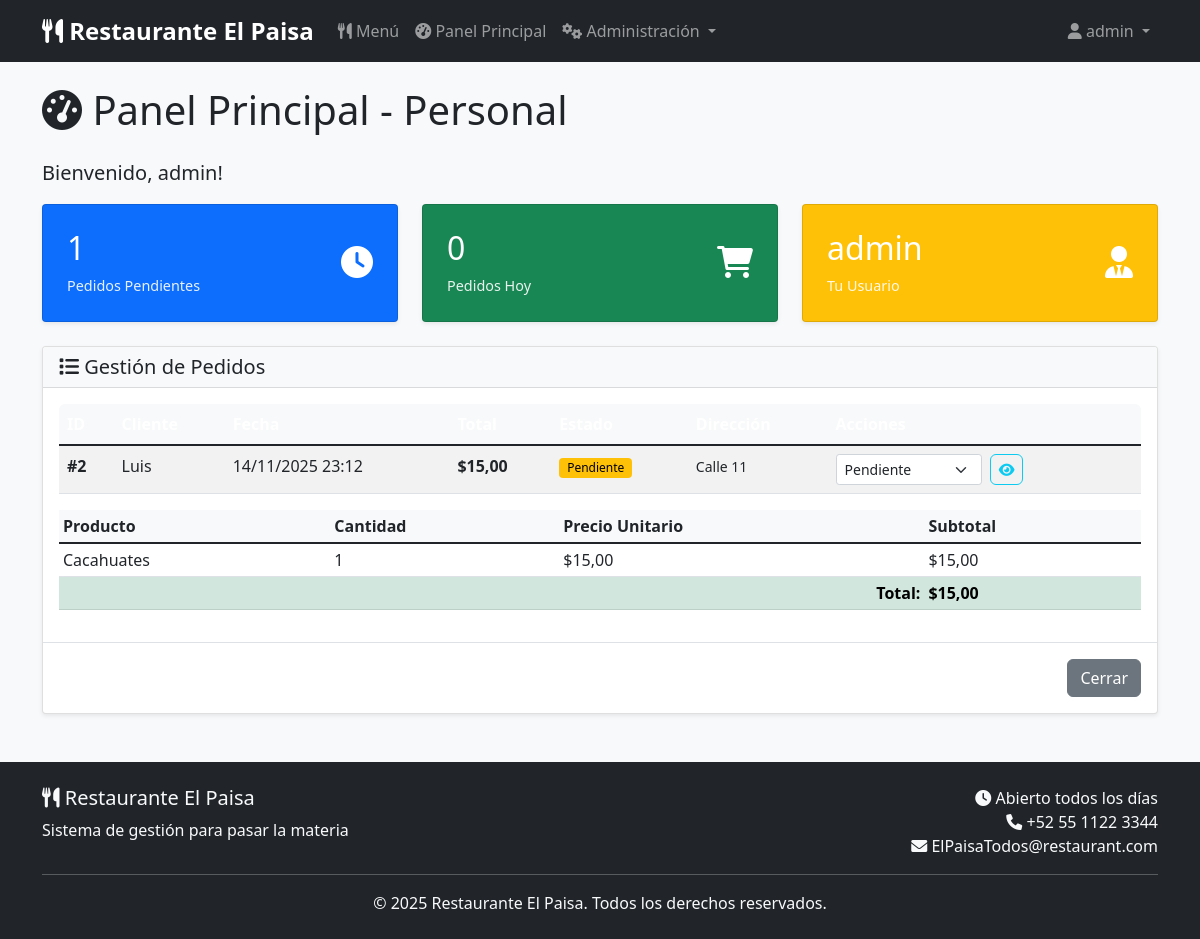
The app's page /personal/dashboard/ (signed in) with its own data.
### core/models.py (models this page shows, shortened)
class Usuario(AbstractUser):
    ROLES = (
        ('cliente', 'Cliente'),
        ('personal', 'Personal'),
        ('admin', 'Administrador'),
    )
    rol = models.CharField(max_length=10, choices=ROLES, default='cliente')
    telefono = models.CharField(max_length=15, blank=True, null=True)
    direccion = models.TextField(blank=True, null=True)

class Pedido(models.Model):
    ESTADOS = (
        ('pendiente', 'Pendiente'),
        ('confirmado', 'Confirmado'),
        ('en_preparacion', 'En Preparación'),
        ('listo', 'Listo para Entrega'),
        ('entregado', 'Entregado'),
        ('cancelado', 'Cancelado'),
    )
    cliente = models.ForeignKey(Usuario, on_delete=models.CASCADE, limit_choices_to={'rol': 'cliente'})
    fecha_pedido = models.DateTimeField(auto_now_add=True)
    estado = models.CharField(max_length=20, choices=ESTADOS, default='pendiente')
    total = models.DecimalField(max_digits=10, decimal_places=2, default=0)
    direccion_entrega = models.TextField(blank=True)
    notas = models.TextField(blank=True)

class ItemPedido(models.Model):
    pedido = models.ForeignKey(Pedido, related_name='items', on_delete=models.CASCADE)
    producto = models.ForeignKey(Menu, on_delete=models.CASCADE)
    cantidad = models.PositiveIntegerField(default=1)
    subtotal = models.DecimalField(max_digits=8, decimal_places=2)

class Menu(models.Model):
    categoria = models.ForeignKey(Categoria, on_delete=models.CASCADE)
    nombre = models.CharField(max_length=100)
    descripcion = models.TextField(blank=True)
    precio = models.DecimalField(max_digits=8, decimal_places=2)
    disponible = models.BooleanField(default=True)
    imagen = models.ImageField(upload_to='menu/', blank=True, null=True)
    restaurante = models.ForeignKey(Restaurante, on_delete=models.CASCADE)

### core/views.py (the view, shortened to what this page needs)
# urls.py: path('personal/dashboard/', views.personal_dashboard, name='personal_dashboard'),
@login_required
@user_passes_test(es_personal)
def personal_dashboard(request):
    pedidos_pendientes = Pedido.objects.exclude(estado__in=['entregado', 'cancelado']).count()
    pedidos_hoy = Pedido.objects.filter(fecha_pedido__date=datetime.now().date()).count()
    pedidos = Pedido.objects.exclude(estado__in=['entregado', 'cancelado']).order_by('fecha_pedido')
    context = {
        'pedidos': pedidos,
        'pedidos_pendientes': pedidos_pendientes,
        'pedidos_hoy': pedidos_hoy,
    }
    return render(request, 'core/personal_dashboard.html', context)

### core/views.py (called while the page is built)
def es_personal(user):
    return user.is_authenticated and user.rol in ['personal', 'admin']

### core/templates/core/personal_dashboard.html (shortened to what this page needs)
{% extends 'core/base.html' %}
{% block content %}
<div class="row">
    <div class="col-12">
        <h1 class="mb-4">
            <i class="fas fa-tachometer-alt"></i> Panel Principal - Personal
        </h1>
        <p class="lead">Bienvenido, {{ user.first_name|default:user.username }}!</p>
    </div>
</div>
<div class="row mb-4">
    <div class="col-md-4">
        <div class="card text-white bg-primary">
            <div class="card-body">
                <div class="d-flex justify-content-between">
                    <div>
                        <h4 class="card-title">{{ pedidos_pendientes }}</h4>
                        <p class="card-text">Pedidos Pendientes</p>
                    </div>
                    <div class="align-self-center">
                        <i class="fas fa-clock fa-2x"></i>
                    </div>
                </div>
            </div>
        </div>
    </div>
    <div class="col-md-4">
        <div class="card text-white bg-success">
            <div class="card-body">
                <div class="d-flex justify-content-between">
                    <div>
                        <h4 class="card-title">{{ pedidos_hoy }}</h4>
                        <p class="card-text">Pedidos Hoy</p>
                    </div>
                    <div class="align-self-center">
                        <i class="fas fa-shopping-cart fa-2x"></i>
                    </div>
                </div>
            </div>
        </div>
    </div>
    <div class="col-md-4">
        <div class="card text-white bg-warning">
            <div class="card-body">
                <div class="d-flex justify-content-between">
                    <div>
                        <h4 class="card-title">{{ user.username }}</h4>
                        <p class="card-text">Tu Usuario</p>
                    </div>
                    <div class="align-self-center">
                        <i class="fas fa-user-tie fa-2x"></i>
                    </div>
                </div>
            </div>
        </div>
    </div>
</div>
<div class="row">
    <div class="col-12">
        <div class="card">
            <div class="card-header">
                <h5 class="card-title mb-0">
                    <i class="fas fa-list"></i> Gestión de Pedidos
                </h5>
            </div>
            <div class="card-body">
                {% if pedidos %}
                <div class="table-responsive">
                    <table class="table table-striped table-hover">
                        <thead class="table-dark">
                            <tr>
                                <th>ID</th>
                                <th>Cliente</th>
                                <th>Fecha</th>
                                <th>Total</th>
                                <th>Estado</th>
                                <th>Dirección</th>
                                <th>Acciones</th>
                            </tr>
                        </thead>
                        <tbody>
                            {% for pedido in pedidos %}
                            <tr>
                                <td>
                                    <strong>#{{ pedido.id }}</strong>
                                </td>
                                <td>{{ pedido.cliente.username }}</td>
                                <td>{{ pedido.fecha_pedido|date:"d/m/Y H:i" }}</td>
                                <td><strong>${{ pedido.total }}</strong></td>
                                <td>
                                    <span class="badge
                                        {% if pedido.estado == 'pendiente' %}bg-warning
                                        {% elif pedido.estado == 'confirmado' %}bg-info
                                        {% elif pedido.estado == 'en_preparacion' %}bg-primary
                                        {% elif pedido.estado == 'listo' %}bg-success
                                        {% else %}bg-secondary{% endif %}">
                                        {{ pedido.get_estado_display }}
                                    </span>
                                </td>
                                <td>
                                    <small>{{ pedido.direccion_entrega|default:"Recoger en local"|truncatewords:5 }}</small>
                                </td>
                                <td>
                                    <form method="post" class="d-inline">
                                        <div class="btn-group">
                                            <select name="estado" class="form-select form-select-sm" onchange="this.form.submit()">
                                                <option value="pendiente" {% if pedido.estado == 'pendiente' %}selected{% endif %}>Pendiente</option>
                                            </select>
                                        </div>
                                    </form>
                                    <button type="button" class="btn btn-sm btn-outline-info ms-1"
                                            data-bs-toggle="modal"
                                            data-bs-target="#detallePedido{{ pedido.id }}">
                                        <i class="fas fa-eye"></i>
                                    </button>
                                </td>
                            </tr>
                            <div class="modal fade" id="detallePedido{{ pedido.id }}" tabindex="-1">
                                <div class="modal-dialog modal-lg">
                                    <div class="modal-content">
                                        <div class="modal-body">
                                            <div class="table-responsive">
                                                <table class="table table-sm">
                                                    <thead>
                                                        <tr>
                                                            <th>Producto</th>
                                                            <th>Cantidad</th>
                                                            <th>Precio Unitario</th>
                                                            <th>Subtotal</th>
                                                        </tr>
                                                    </thead>
                                                    <tbody>
                                                        {% for item in pedido.items.all %}
                                                        <tr>
                                                            <td>{{ item.producto.nombre }}</td>
                                                            <td>{{ item.cantidad }}</td>
                                                            <td>${{ item.producto.precio }}</td>
                                                            <td>${{ item.subtotal }}</td>
                                                        </tr>
                                                        {% endfor %}
                                                        <tr class="table-success">
                                                            <td colspan="3" class="text-end"><strong>Total:</strong></td>
                                                            <td><strong>${{ pedido.total }}</strong></td>
                                                        </tr>
                                                    </tbody>
                                                </table>
                                            </div>
                                        </div>
                                        <div class="modal-footer">
                                            <button type="button" class="btn btn-secondary" data-bs-dismiss="modal">Cerrar</button>
                                        </div>
                                    </div>
                                </div>
                            </div>
                            {% endfor %}
                        </tbody>
                    </table>
                </div>
                {% else %}
                <div class="alert alert-success">
                    <i class="fas fa-check-circle"></i> ¡Excelente! No hay pedidos pendientes en este momento.
                </div>
                {% endif %}
            </div>
        </div>
    </div>
</div>
{% endblock %}

### core/templates/core/base.html (shortened to what this page needs)
<!DOCTYPE html>
<html lang="es">
<head>
    <link href="https://cdn.jsdelivr.net/npm/bootstrap@5.1.3/dist/css/bootstrap.min.css" rel="stylesheet">
    <link href="https://cdnjs.cloudflare.com/ajax/libs/font-awesome/6.0.0/css/all.min.css" rel="stylesheet">
    <link href="/static/core/css/style.css" rel="stylesheet">
</head>
<body>
    <nav class="navbar navbar-expand-lg navbar-dark bg-dark">
        <div class="container">
            <a class="navbar-brand" href="{% url 'index' %}">
                <i class="fas fa-utensils"></i> Restaurante El Paisa
            </a>
            <div class="collapse navbar-collapse" id="navbarNav">
                <ul class="navbar-nav me-auto">
                    <li class="nav-item">
                        <a class="nav-link" href="{% url 'menu' %}">
                            <i class="fas fa-utensils"></i> Menú
                        </a>
                    </li>
                    {% if user.is_authenticated %}
                        <li class="nav-item">
                            <a class="nav-link" href="{% url 'dashboard' %}">
                                <i class="fas fa-tachometer-alt"></i> Panel Principal
                            </a>
                        </li>
                        {% if user.rol == 'admin' or user.is_superuser %}
                            <li class="nav-item dropdown">
                                <a class="nav-link dropdown-toggle" href="#" id="adminDropdown" role="button" data-bs-toggle="dropdown">
                                    <i class="fas fa-cogs"></i> Administración
                                </a>
                            </li>
                        {% endif %}
                    {% endif %}
                </ul>
                <ul class="navbar-nav">
                    {% if user.is_authenticated %}
                        <li class="nav-item dropdown">
                            <a class="nav-link dropdown-toggle" href="#" id="userDropdown" role="button" data-bs-toggle="dropdown">
                                <i class="fas fa-user"></i> {{ user.username }}
                            </a>
                        </li>
                    {% endif %}
                </ul>
            </div>
        </div>
    </nav>
    <main class="container mt-4">
        {% block content %}
        {% endblock %}
    </main>
    <footer class="bg-dark text-light mt-5 py-4">
        <div class="container">
            <div class="row">
                <div class="col-md-6">
                    <h5><i class="fas fa-utensils"></i> Restaurante El Paisa</h5>
                    <p class="mb-0">Sistema de gestión para pasar la materia</p>
                </div>
                <div class="col-md-6 text-md-end">
                    <p class="mb-0">
                        <i class="fas fa-clock"></i> Abierto todos los días<br>
                        <i class="fas fa-phone"></i> +52 55 1122  3344<br>
                        <i class="fas fa-envelope"></i> ElPaisaTodos@restaurant.com
                    </p>
                </div>
            </div>
            <hr class="my-3">
            <div class="text-center">
                <p class="mb-0">&copy; 2025 Restaurante El Paisa. Todos los derechos reservados.</p>
            </div>
        </div>
    </footer>
</body>
</html>

### core/static/core/css/style.css (style rules this page uses)
body { font-family: 'Segoe UI', Tahoma, Geneva, Verdana, sans-serif; background-color: #f8f9fa; min-height: 100vh; display: flex; flex-direction: column; }
main { flex: 1; }
.navbar-brand { font-weight: bold; font-size: 1.5rem; }
.navbar-nav .nav-link { font-weight: 500; padding: 0.5rem 1rem; border-radius: 0.375rem; transition: all 0.3s ease; }
.card { box-shadow: 0 0.125rem 0.25rem rgba(0, 0, 0, 0.075); border: 1px solid rgba(0, 0, 0, 0.125); transition: all 0.3s ease; }
.card-header { background-color: #f8f9fa; border-bottom: 1px solid rgba(0, 0, 0, 0.125); font-weight: 600; }
.badge { font-size: 0.75em; font-weight: 500; }
.btn { border-radius: 0.375rem; font-weight: 500; transition: all 0.3s ease; }
.table-responsive { border-radius: 0.375rem; }
.table th { font-weight: 600; background-color: #f8f9fa; }
footer { margin-top: auto; }
.modal-content { border: none; border-radius: 0.5rem; box-shadow: 0 1rem 3rem rgba(0, 0, 0, 0.175); }
.badge.bg-warning { color: #000; }
.card.text-white .card-body { padding: 1.5rem; }
.card.text-white .card-title { font-size: 2rem; margin-bottom: 0.5rem; }
.card.text-white .card-text { opacity: 0.9; font-size: 0.9rem; }
.modal-footer { border-top: 1px solid #dee2e6; border-radius: 0 0 0.5rem 0.5rem; }

### records on screen
Usuario: username "admin", first_name "admin"
Pedido: id "2", cliente.username "Luis", fecha_pedido "14/11/2025 23:12", total "15,00", estado "Pendiente", direccion_entrega "Calle 11"
ItemPedido: producto.nombre "Cacahuates", cantidad "1", producto.precio "15,00", subtotal "15,00"

### other values on screen
{{ pedidos_pendientes }} "1"
{{ pedidos_hoy }} "0"
